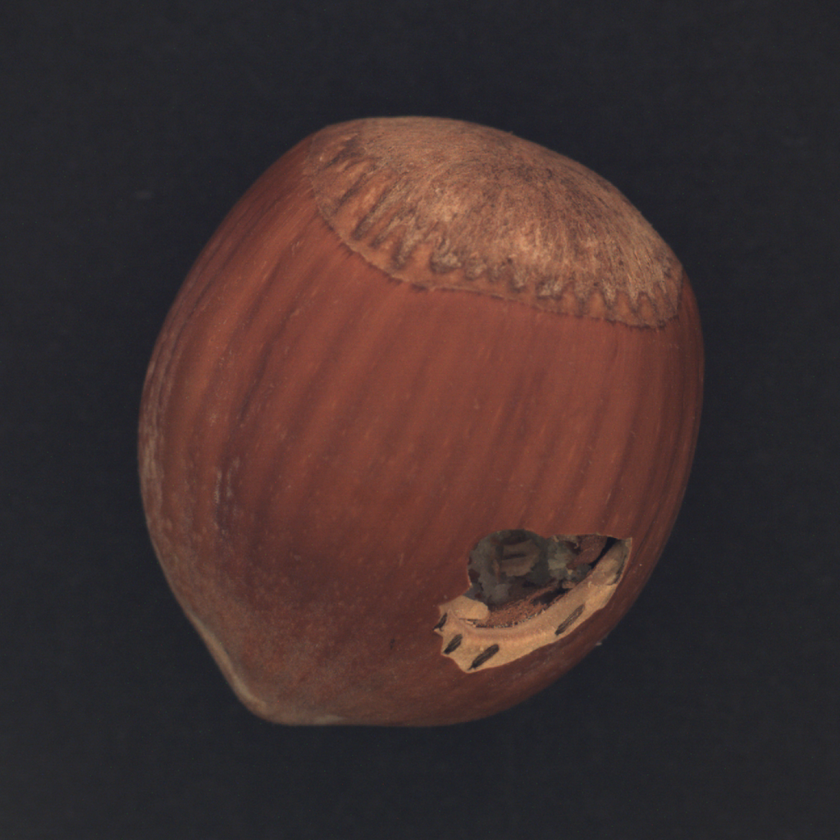
#> input picture HCLTech Hands-on + Assignments/Hands-on/Defect Local/Template/image.png, 840 x 840 px, shrunk from 1024 x 1024 before the run, given in place of img_reference.png, which was not available
$ python defect_local.py
#> lines starting #> are read from the running program, lines starting #| are printed output that depends on the picture; after the words box and inside, x2 and y2 are one past the last pixel; in counts of white or black regions, pixels touching at a corner belong together; pictures that were not available may be replaced by others from this repository, and a replacement may not be noted
import cv2
import numpy as np
import matplotlib.pyplot as plt

ref = cv2.imread("img_reference.png", cv2.IMREAD_GRAYSCALE)
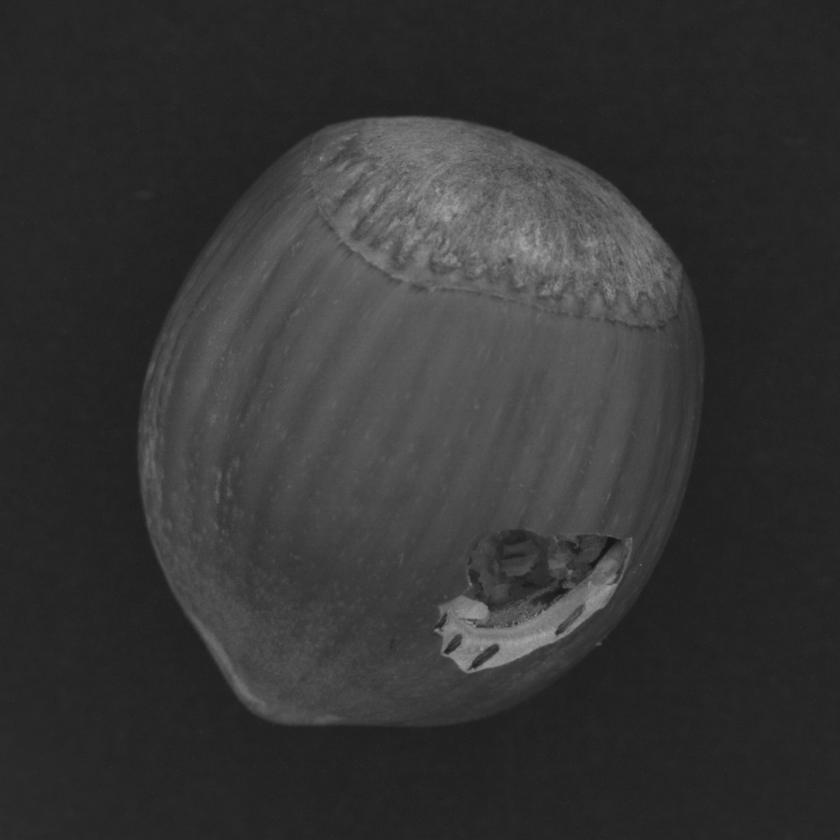
#> ref: shape (840, 840); min 22, max 168, mean 53.3
test = cv2.imread("img_test.png", cv2.IMREAD_GRAYSCALE)
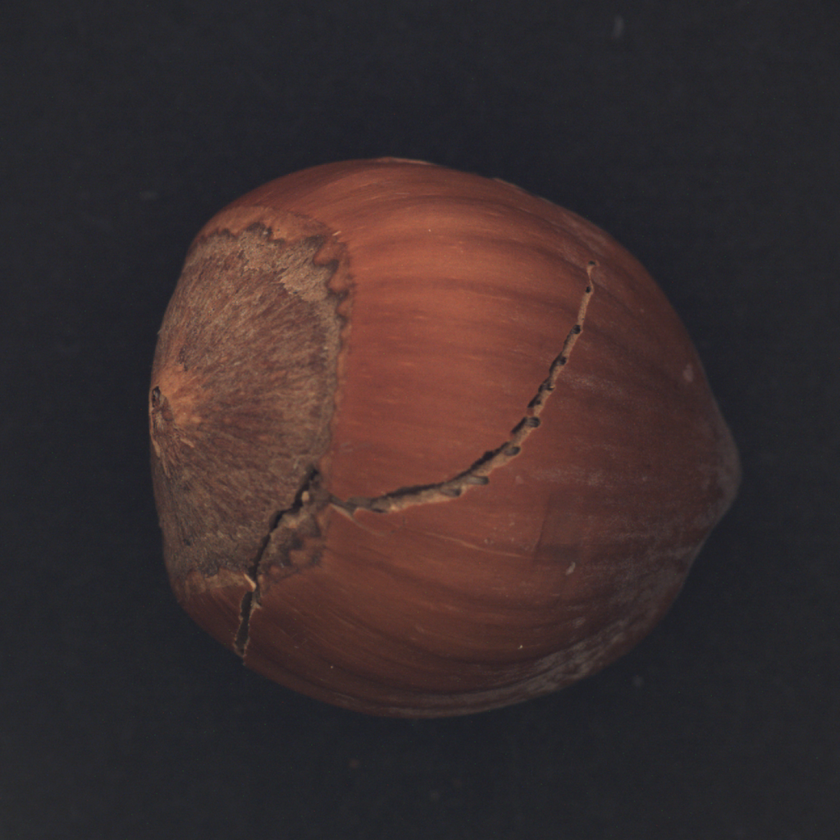
#> input picture HCLTech Hands-on + Assignments/Hands-on/Defect Local/Localization/img_test.png, 840 x 840 px, shrunk from 1024 x 1024 before the run
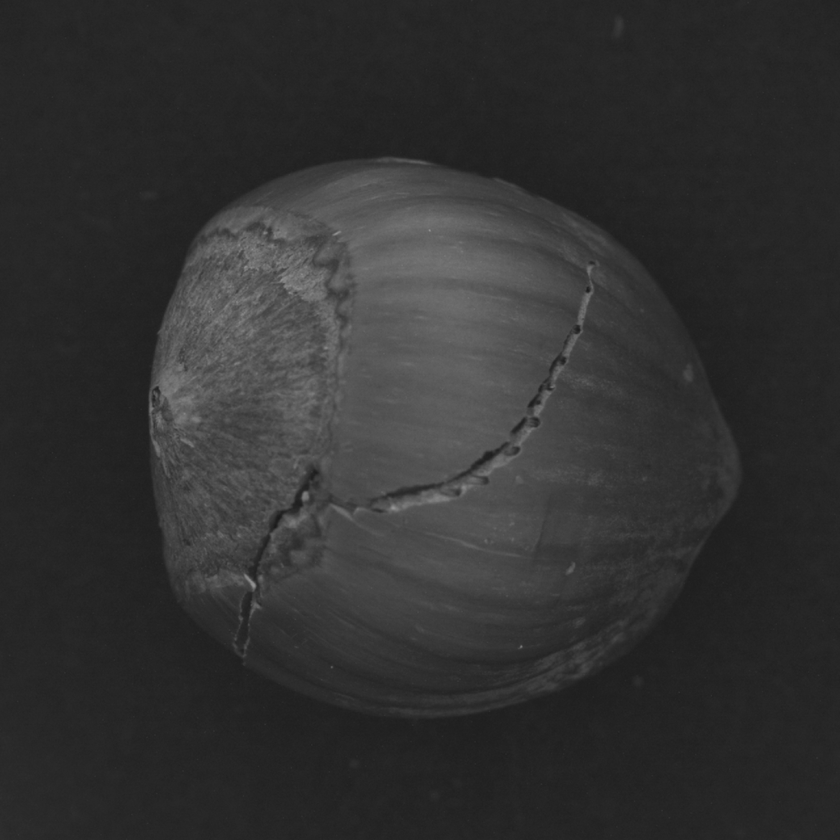
#> test: shape (840, 840); min 25, max 148, mean 49.5

if ref.shape != test.shape:
    test = cv2.resize(test, (ref.shape[1], ref.shape[0]))

def align_images(template, test, warp_mode=cv2.MOTION_AFFINE, iterations=5000, eps=1e-6):

#> called with warp_mode = 2, iterations = 5000, eps = 1e-06
    im1 = template.astype(np.float32)
    im2 = test.astype(np.float32)

    if warp_mode == cv2.MOTION_HOMOGRAPHY:
        warp_matrix = np.eye(3, 3, dtype=np.float32)
    else:
        warp_matrix = np.eye(2, 3, dtype=np.float32)

    criteria = (cv2.TERM_CRITERIA_EPS | cv2.TERM_CRITERIA_COUNT, iterations, eps)

    cc, warp_matrix = cv2.findTransformECC(im1, im2, warp_matrix, warp_mode, criteria)
#> cc = 0.855; warp_matrix = [[0.908, 0.166, -56.01], [-0.0765, 0.813, 104.8]]

    if warp_mode == cv2.MOTION_HOMOGRAPHY:
        aligned = cv2.warpPerspective(test, warp_matrix, (template.shape[1], template.shape[0]),
                                      flags=cv2.INTER_LINEAR + cv2.WARP_INVERSE_MAP)
    else:
        aligned = cv2.warpAffine(test, warp_matrix, (template.shape[1], template.shape[0]),
                                 flags=cv2.INTER_LINEAR + cv2.WARP_INVERSE_MAP)
    return aligned

aligned_test = align_images(ref, test, warp_mode=cv2.MOTION_AFFINE)

diff = cv2.absdiff(ref, aligned_test)

blur = cv2.GaussianBlur(diff, (5,5), 0)
_, thresh = cv2.threshold(blur, 25, 255, cv2.THRESH_BINARY)
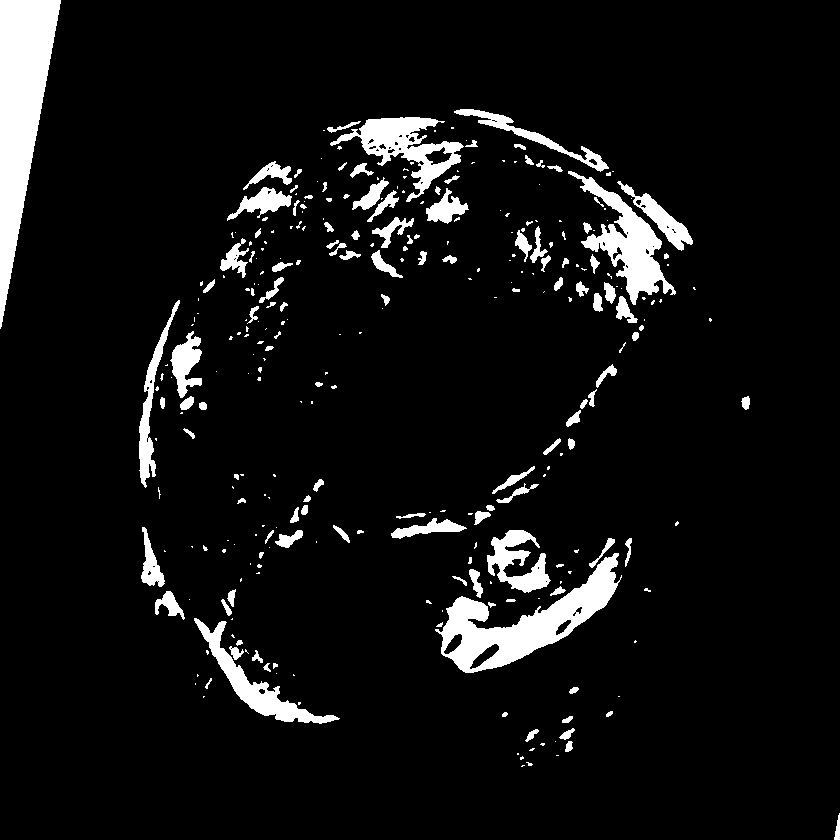
#> thresh: shape (840, 840); 7.1% white; 307 white regions (176 under 20 px), largest, box (x1, y1, x2, y2) and area: (0, 0, 61, 329) 10289, (435, 553, 622, 673) 7351, (568, 171, 676, 305) 4256

kernel = np.ones((3,3), np.uint8)
opened = cv2.morphologyEx(thresh, cv2.MORPH_OPEN, kernel, iterations=2)
#> opened: shape (840, 840); 5.9% white; 79 white regions, largest, box (x1, y1, x2, y2) and area: (0, 0, 61, 322) 10277, (442, 557, 617, 673) 7120, (584, 179, 663, 302) 3798

dilated = cv2.dilate(opened, kernel, iterations=1)
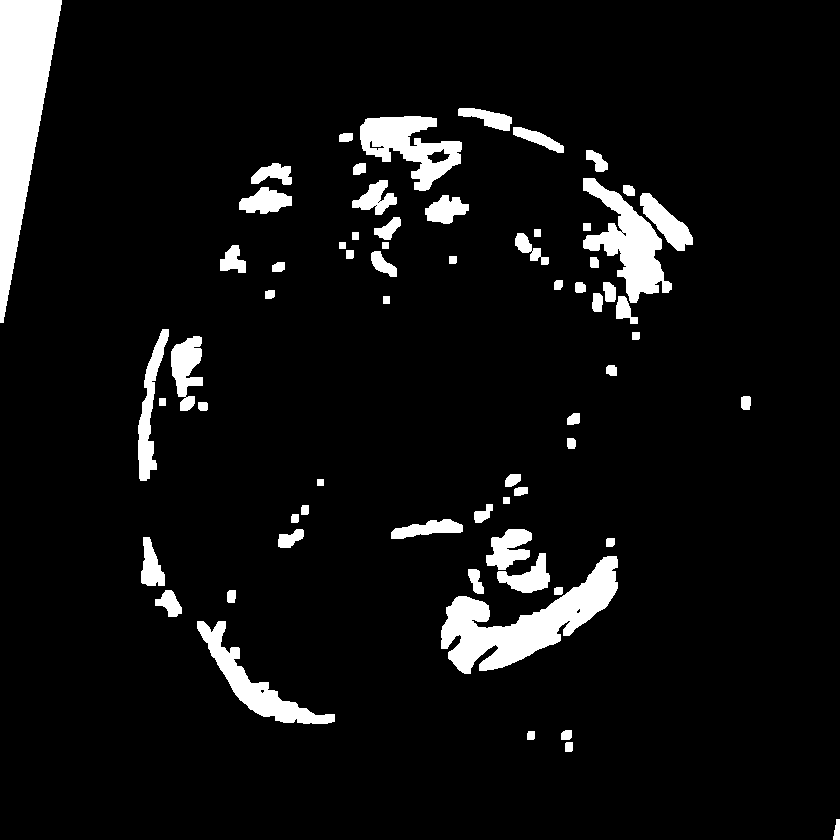
#> dilated: shape (840, 840); 7.1% white; 66 white regions

contours, _ = cv2.findContours(dilated, cv2.RETR_EXTERNAL, cv2.CHAIN_APPROX_SIMPLE)
#> contours = 66 contours; largest, box (x1, y1, x2, y2) and area: (0, 0, 62, 323) 10306, (441, 556, 618, 674) 7751, (583, 178, 672, 303) 4308, (360, 116, 462, 191) 3782, (197, 621, 335, 724) 3162
annotated = cv2.cvtColor(aligned_test, cv2.COLOR_GRAY2BGR)

for c in contours:
    x,y,w,h = cv2.boundingRect(c)
    if cv2.contourArea(c) > 100:
        cv2.rectangle(annotated, (x,y), (x+w,y+h), (0,0,255), 2)
#> this loop made 66 passes
#> (x, y, w, h) on passes 1 to 12: (833, 819, 7, 21), (565, 742, 8, 10), (527, 731, 8, 9), (561, 730, 11, 10), (197, 621, 138, 103), (227, 590, 9, 13), (155, 590, 27, 27), (554, 587, 9, 8), (468, 569, 16, 25), (441, 556, 177, 118), (497, 553, 53, 40), (606, 538, 9, 9)
#> (c, x, y, w, h) on passes 20, 22, 27, 34, 46, 47: ([[503, 497], [503, 503], [509, 503], [509, 497]], 503, 497, 7, 7), ([[317, 479], [317, 485], [323, 485], [323, 479]], 317, 479, 7, 7), ([[159, 398], [159, 405], [165, 405], [165, 398]], 159, 398, 7, 8), ([[383, 296], [383, 303], [389, 303], [389, 296]], 383, 296, 7, 8), ([[382, 242], [382, 248], [388, 248], [388, 242]], 382, 242, 7, 7), ([[339, 242], [339, 248], [345, 248], [345, 242]], 339, 242, 7, 7)
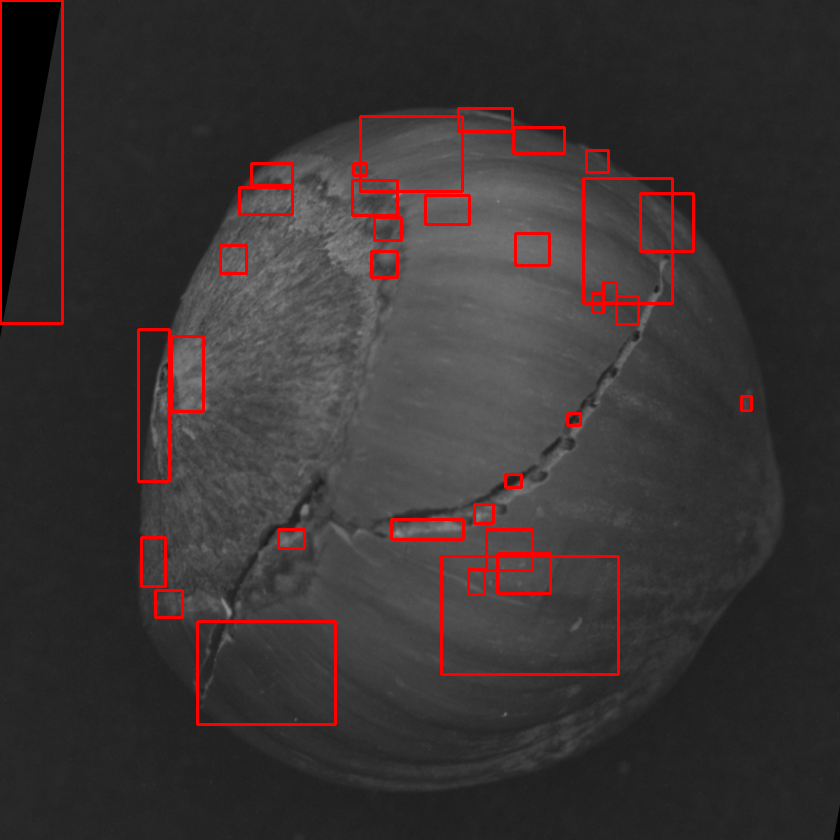
#> annotated: shape (840, 840, 3); mean B, G, R 51.1, 51.1, 57.6

plt.figure(figsize=(12,6))
plt.subplot(1,3,1)
plt.imshow(diff, cmap='gray')
plt.title("Difference")

plt.subplot(1,3,2)
plt.imshow(dilated, cmap='gray')
plt.title("Binary Mask of Defects")

plt.subplot(1,3,3)
plt.imshow(annotated[:,:,::-1])
plt.title("Detected Defects")

plt.show()
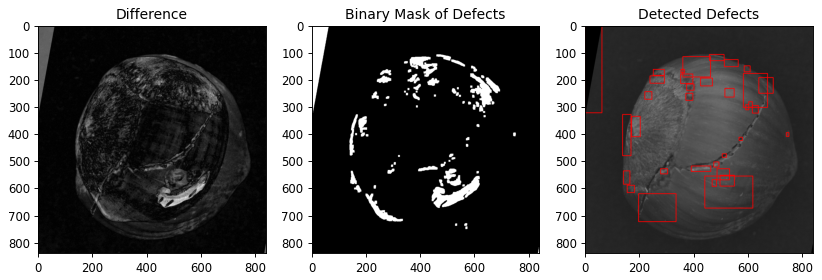
#> figure drawn by matplotlib, 3 panels
